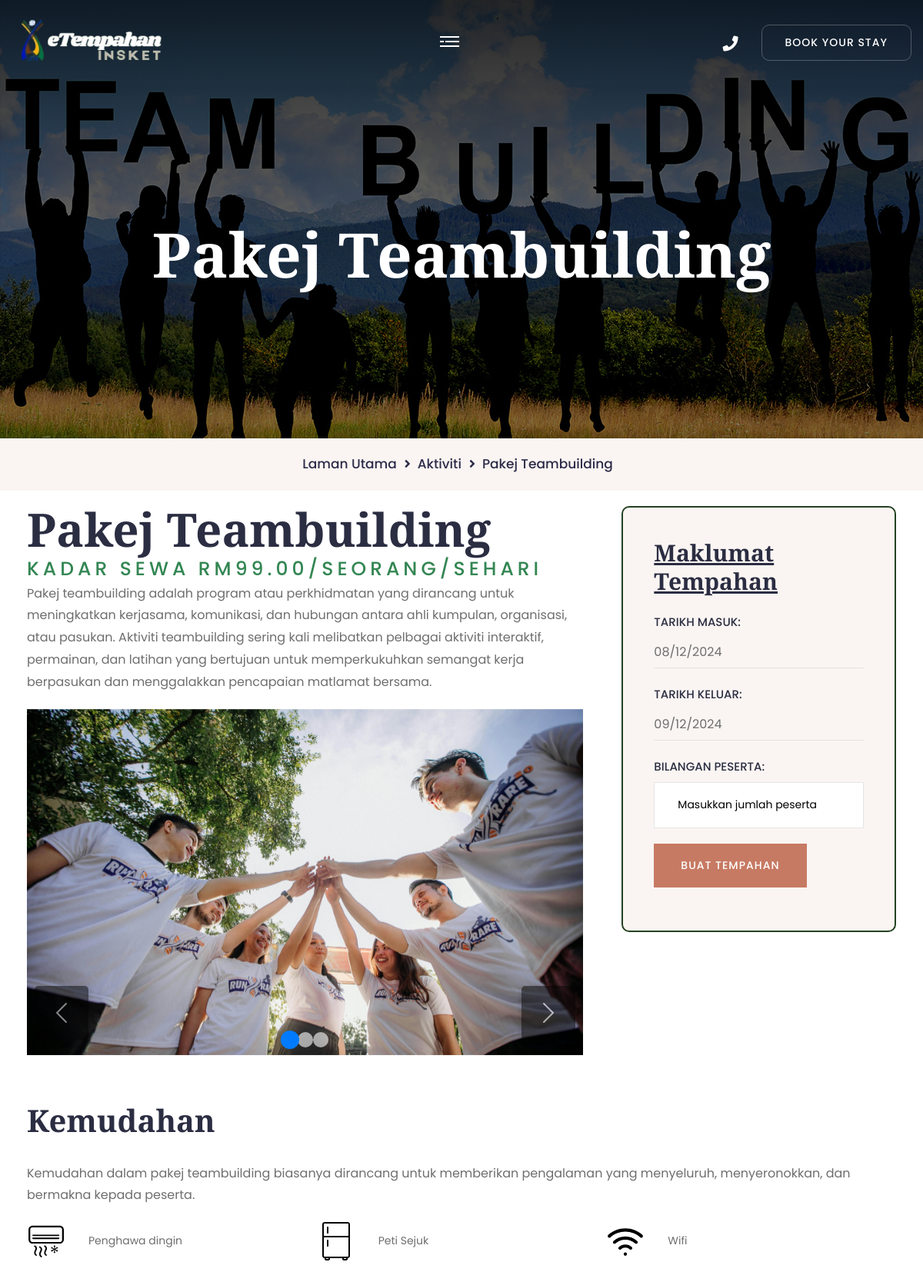
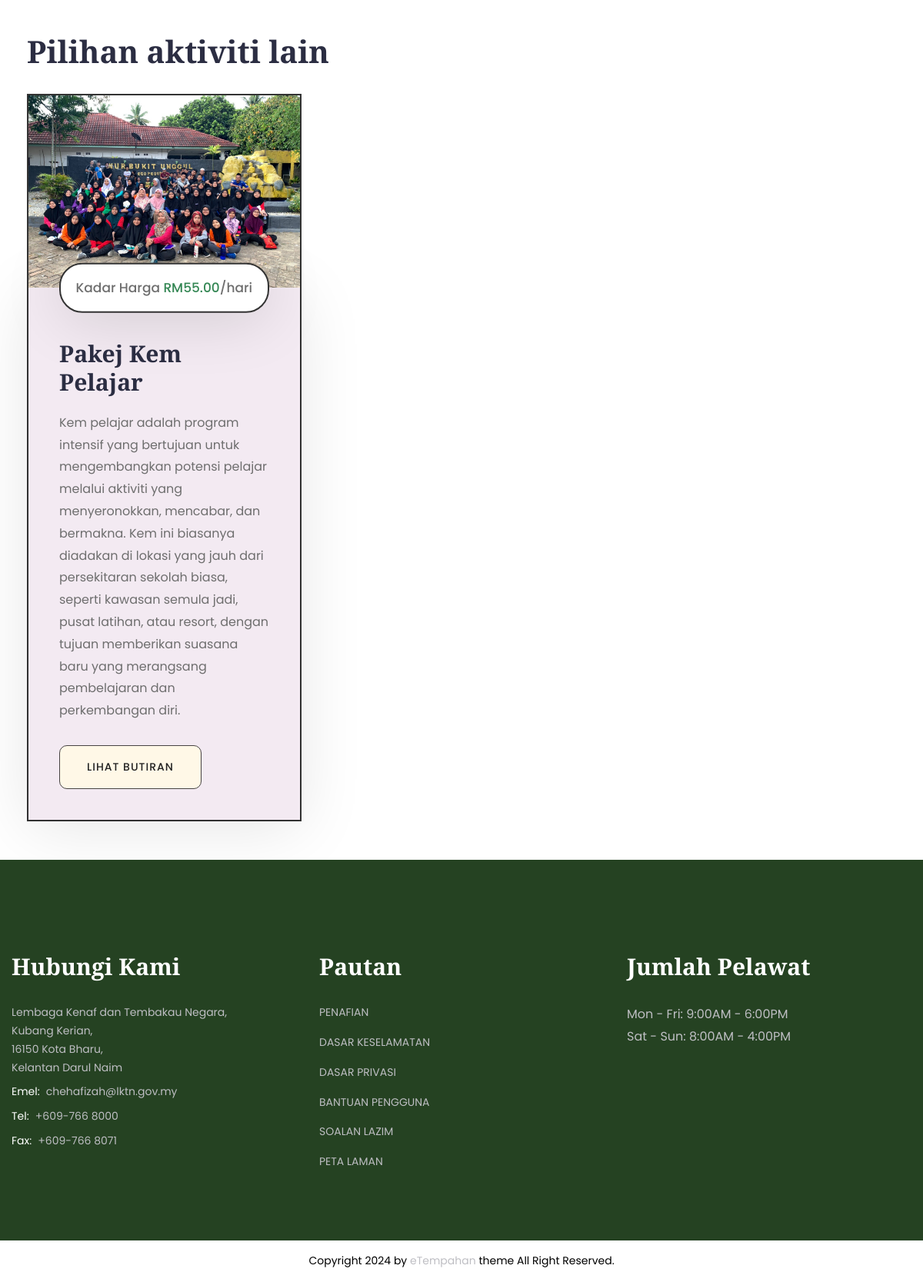
Screenshot of /aktivitiDetail.php?id_aktiviti=22 with the database file from the repository (2 pictures, top to bottom).
### tables this page shows
CREATE TABLE `aktiviti` (
  `id_aktiviti` int(11) NOT NULL,
  `nama_aktiviti` varchar(50) NOT NULL,
  `kadar_harga` decimal(10,2) NOT NULL,
  `penerangan_kemudahan` varchar(500) NOT NULL,
  `penerangan` varchar(550) NOT NULL,
  `status_aktiviti` enum('Tersedia','Tidak Tersedia') NOT NULL
);

CREATE TABLE `kemudahan` (
  `id_kemudahan` int(11) NOT NULL,
  `nama` varchar(25) NOT NULL,
  `icon_url` varchar(100) NOT NULL
);

CREATE TABLE `aktiviti_pic` (
  `id_gambar` int(11) NOT NULL,
  `jenis_gambar` varchar(50) NOT NULL,
  `url_gambar` text NOT NULL,
  `id_aktiviti` int(11) NOT NULL
);

### adminDashboard/controller/get_aktiviti.php (called while the page is built)
<?php
if (isset($_GET['id_aktiviti'])) {
    $id_aktiviti = intval($_GET['id_aktiviti']);
    $sql = "
        SELECT
            a.id_aktiviti,
            a.nama_aktiviti,
            a.kadar_harga,
			a.penerangan_kemudahan,
            a.penerangan,
            a.status_aktiviti,
            COALESCE(utama.url_gambar, '') AS gambar_utama,
            COALESCE(banner.url_gambar, '') AS gambar_banner,
            COALESCE(tambahan.url_gambar, '') AS gambar_tambahan
        FROM
            aktiviti a
        LEFT JOIN
            aktiviti_pic utama ON a.id_aktiviti = utama.id_aktiviti AND utama.jenis_gambar = 'Utama'
        LEFT JOIN
            aktiviti_pic banner ON a.id_aktiviti = banner.id_aktiviti AND banner.jenis_gambar = 'Banner'
        LEFT JOIN
            aktiviti_pic tambahan ON a.id_aktiviti = tambahan.id_aktiviti AND tambahan.jenis_gambar = 'Tambahan'
        WHERE
            a.id_aktiviti = $id_aktiviti
";}
?>

### aktivitiDetail.php (the view, shortened to what this page needs)
<?php
include 'database/database.php';
include 'adminDashboard/controller/get_aktiviti.php';
?>
<!DOCTYPE html>
<html lang="en">
<head>
    <link href="assets/css/bootstrap.css" rel="stylesheet">
    <link href="assets/css/style.css" rel="stylesheet">
    <link href="assets/css/responsive.css" rel="stylesheet">
    <link href="assets/css/color.css" rel="stylesheet">
</head>
<body>
    <div class="page-wrapper">
        <?php include 'partials/header.php'; ?>
		<?php
		$result = $conn->query($sql);
		if ($result->num_rows > 0) {
			$row = $result->fetch_assoc();
			$nama_aktiviti = htmlspecialchars($row['nama_aktiviti']);
			$gambar_utama = htmlspecialchars($row['gambar_utama']);
			$gambar_banner = htmlspecialchars($row['gambar_banner']);
			$gambar_tambahan = htmlspecialchars($row['gambar_tambahan']);
			$kadar_harga = $row['kadar_harga'];
			$penerangan = $row['penerangan'];
			?>
			<div class="page-title"
				 style="
					background-image: url('adminDashboard/controller/<?php echo $gambar_banner; ?>');
					background-repeat: no-repeat;
					background-size: cover;
					background-position: center;
				">
				<div class="auto-container">
					<h1><?php echo $nama_aktiviti; ?></h1>
				</div>
			</div>
			<div class="bredcrumb-wrap">
				<div class="auto-container">
					<ul class="bredcrumb-list">
						<li><a href="index.php">Laman Utama</a></li>
						<li><a href="pakejAktiviti.php">Aktiviti</a></li>
						<li><?php echo $nama_aktiviti; ?></li>
					</ul>
				</div>
			</div>
			<?php
		} else {
			echo "<p>Tiada butiran ditemui untuk aktiviti yang dipilih.</p>";
		}
	?>
        <section class="section-padding">
            <div class="auto-container">
                <div class="row">
                    <div class="col-lg-8 pe-lg-35">
						<div class="single-post">
							<h2 class="mb_10"><?php echo $nama_aktiviti; ?></h2>
								<span class="section_heading_title_small" style="font-size: 25px;" >Kadar Sewa
									RM<?php echo htmlspecialchars(number_format($kadar_harga, 2)); ?>/seorang/sehari</span>
								<p class="mb_20"><?php echo htmlspecialchars($penerangan); ?></p>
								<div id="imageCarousel" class="carousel slide mb_60" data-bs-ride="carousel">
									<div class="carousel-inner">
										<div class="carousel-item active">
											<img src="adminDashboard/controller/<?php echo $gambar_utama; ?>"
												 alt="Gambar Utama"
												 class="d-block w-100"
												 style="height: 450px; object-fit: cover;">
										</div>
									</div>
									<div class="carousel-indicators">
										<button type="button" data-bs-target="#imageCarousel" data-bs-slide-to="0" class="active" aria-current="true" aria-label="Slide 1"></button>
										<button type="button" data-bs-target="#imageCarousel" data-bs-slide-to="1" aria-label="Slide 2"></button>
										<?php if (!empty($gambar_tambahan)) { ?>
											<button type="button" data-bs-target="#imageCarousel" data-bs-slide-to="2" aria-label="Slide 3"></button>
										<?php } ?>
									</div>
									<button class="carousel-control-prev" type="button" data-bs-target="#imageCarousel" data-bs-slide="prev">
										<span class="carousel-control-prev-icon" aria-hidden="true"></span>
									</button>
									<button class="carousel-control-next" type="button" data-bs-target="#imageCarousel" data-bs-slide="next">
										<span class="carousel-control-next-icon" aria-hidden="true"></span>
									</button>
								</div>
						</div>
					</div>
                    <div class="col-lg-4">
						<div class="widget mb_40 gray-bg p_40" style="border: #254222 solid 2px;">
							<h4 class="mb_20"><u>Maklumat Tempahan</u></h4>
							<div class="booking-form-3">
								<form class="hotel-booking-form-1-form d-block" action="Controller/1_aktiviti.php?id_aktiviti=<?php echo htmlspecialchars($row['id_aktiviti']); ?>" method="POST">
									<div class="form-group">
										<p class="hotel-booking-form-1-label">TARIKH MASUK:</p>
										<input type="text" placeholder="dd/mm/yyyy" name="checkInDate" id="nd_booking_archive_form_date_range_from" value="" />
									</div>
									<div class="form-group">
										<p class="hotel-booking-form-1-label">TARIKH KELUAR:</p>
										<input type="text" placeholder="dd/mm/yyyy" name="checkOutDate" id="nd_booking_archive_form_date_range_to" value="" />
									</div>
									<div class="form-group">
										<p class="hotel-booking-form-1-label">BILANGAN PESERTA:</p>
										<input type="number" min=1 placeholder="Masukkan jumlah peserta" name="num_of_person" id="nd_booking_archive_form_participants_count" value="" required />
									</div>
									<div class="form-group mb-3">
										<button type="submit" class="btn-1">Buat Tempahan<span></span></button>
									</div>
								</form>
							</div>
						</div>
					</div>
							<h3 class="fs_40 mb_30">Kemudahan</h3>
							<p class="mb_20"><?php echo htmlspecialchars($row['penerangan_kemudahan']); ?></p>
							<div class="row">
							<?php
							$id_aktiviti = $row['id_aktiviti'];
							$query = "
								SELECT k.nama, k.icon_url
								FROM kemudahan k
								JOIN aktiviti_kemudahan ak ON k.id_kemudahan = ak.id_kemudahan
								WHERE ak.id_aktiviti = ?
							";
							if ($stmt = $conn->prepare($query)) {
							$stmt->bind_param('i', $id_aktiviti);
							$stmt->execute();
							$result = $stmt->get_result();
							if ($result->num_rows > 0) {
								while ($row = $result->fetch_assoc()) {
									$nama_kemudahan = $row['nama'];
									$icon_url = $row['icon_url'];
									echo '<div class="col-4">';
									echo '<div class="kemudahan-item">';
									if ($icon_url) {
										echo '<img src="' . $icon_url . '" alt="' . $nama_kemudahan . '" style="height: 50px; margin-right: 30px;">';
									}
									echo $nama_kemudahan;
									echo '</div>';
									echo '</div>';
								}
							} else {
								echo '<div class="col-12">Tiada kemudahan tersedia.</div>';
							}
						}
						?>
					</div>
                </div>
            </div>
        </section>
        <?php include 'partials/additional_aktiviti.php'; ?>
        <?php include 'partials/footer.php'; ?>
    </div>
    <div class="scroll-to-top">
        <div>
        </div>
    </div>
</body>
</html>

### partials/additional_aktiviti.php
<section class="section-padding">
    <div class="auto-container">
        <div class="section_heading text-left mb_30 mt_30">
            <h3 class="section_heading_title_big">Pilihan aktiviti lain</h3>
        </div>
        <div class="row">
            <?php
            try {
                if (isset($_GET['id_aktiviti'])) {
                    $selected_id_aktiviti = (int)$_GET['id_aktiviti'];
                } elseif (isset($_SESSION['id_aktiviti'])) {
                    $selected_id_aktiviti = (int)$_SESSION['id_aktiviti'];
                } else {
                    $selected_id_aktiviti = 0;
                }
                $stmt = $conn->prepare("SELECT r.*, ap.url_gambar AS gambar_utama
                                        FROM aktiviti r
                                        LEFT JOIN aktiviti_pic ap ON r.id_aktiviti = ap.id_aktiviti AND ap.jenis_gambar = 'Utama'
                                        WHERE r.id_aktiviti != ?");
                $stmt->bind_param("i", $selected_id_aktiviti);
                $stmt->execute();
                $result = $stmt->get_result();
                if ($result->num_rows > 0) {
                    $delay = 0.2;
                    while ($aktiviti = $result->fetch_assoc()) {
                        $id_aktiviti = htmlspecialchars($aktiviti['id_aktiviti']);
                        $nama_aktiviti = htmlspecialchars($aktiviti['nama_aktiviti']);
                        $kadar_harga = htmlspecialchars($aktiviti['kadar_harga']);
                        $penerangan = htmlspecialchars($aktiviti['penerangan']);
                        $main_img = !empty($aktiviti['gambar_utama']) ? htmlspecialchars($aktiviti['gambar_utama']) : 'default-image.jpg';
                        $animation_delay = $delay . 's';
                        $delay += 0.2;
            ?>
            <div class="col-lg-4 col-md-6">
                <div class="room-1-block wow fadeInUp" data-wow-delay="<?php echo $animation_delay; ?>" data-wow-duration="1.2s">
                    <div class="room-1-image hvr-img-zoom-1">
                        <img src="adminDashboard/controller/<?php echo $main_img; ?>" alt="<?php echo $nama_aktiviti; ?>" style="width: 100%; height: 250px; object-fit: cover;">
                    </div>
                    <div class="room-1-content">
                        <p class="room-1-meta-info">Kadar Harga <span class="theme-color">RM<?php echo $kadar_harga; ?></span>/hari</p>
                        <h4 class="room-1-title mb_20">
                            <a href="aktivitiDetail.php?id_aktiviti=<?php echo $id_aktiviti; ?>">
                                <?php echo $nama_aktiviti; ?>
                            </a>
                        </h4>
                        <p class="room-1-text mb_30"><?php echo $penerangan; ?></p>
                        <div class="link-btn">
                            <a href="aktivitiDetail.php?id_aktiviti=<?php echo $id_aktiviti; ?>" class="btn-1 btn-alt">Lihat Butiran <span></span></a>
                        </div>
                    </div>
                </div>
            </div>
            <?php
                    }
                } else {
                    echo '<p class="no-results">Tiada pilihan aktiviti lain buat masa ini.</p>';
                }
            } catch (mysqli_sql_exception $e) {
                echo "<p>Error: " . htmlspecialchars($e->getMessage()) . "</p>";
            }
            ?>
        </div>
    </div>
</section>

### rows the page displays
aktiviti: nama_aktiviti "Pakej Teambuilding", kadar_harga "99.00", penerangan "Pakej teambuilding adalah program atau perkhidmatan yang dirancang untuk meningkatkan kerjasama, komunikasi, dan hubungan antara ahli kumpulan, organisasi, atau pasukan. Aktiviti teambuilding sering kali melibatkan pelbagai aktiviti interaktif, permainan, dan latihan yang bertujuan untuk memperkukuhkan semangat kerja berpasukan dan menggalakkan pencapaian matlamat bersama.", penerangan_kemudahan "Kemudahan dalam pakej teambuilding biasanya dirancang untuk memberikan pengalaman yang menyeluruh, menyeronokkan, dan bermakna kepada peserta."
kemudahan: icon_url (picture), nama "Penghawa dingin"
kemudahan: icon_url (picture), nama "Peti Sejuk"
kemudahan: icon_url (picture), nama "Wifi"
aktiviti_pic: url_gambar (picture), id_aktiviti.kadar_harga "55.00", id_aktiviti.nama_aktiviti "Pakej Kem Pelajar", id_aktiviti.penerangan "Kem pelajar adalah program intensif yang bertujuan untuk mengembangkan potensi pelajar melalui aktiviti yang menyeronokkan, mencabar, dan bermakna. Kem ini biasanya diadakan di lokasi yang jauh dari persekitaran sekolah biasa, seperti kawasan semula jadi, pusat latihan, atau resort, dengan tujuan memberikan suasana baru yang merangsang pembelajaran dan perkembangan diri."
